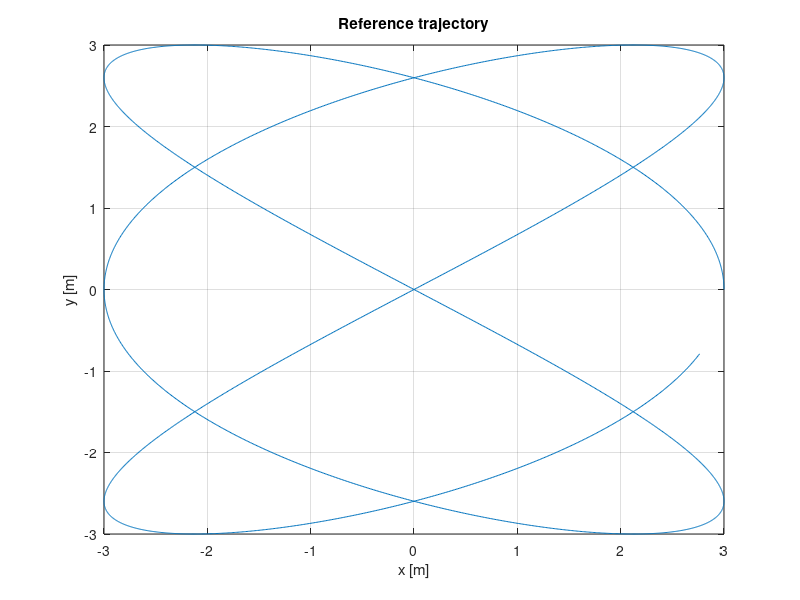
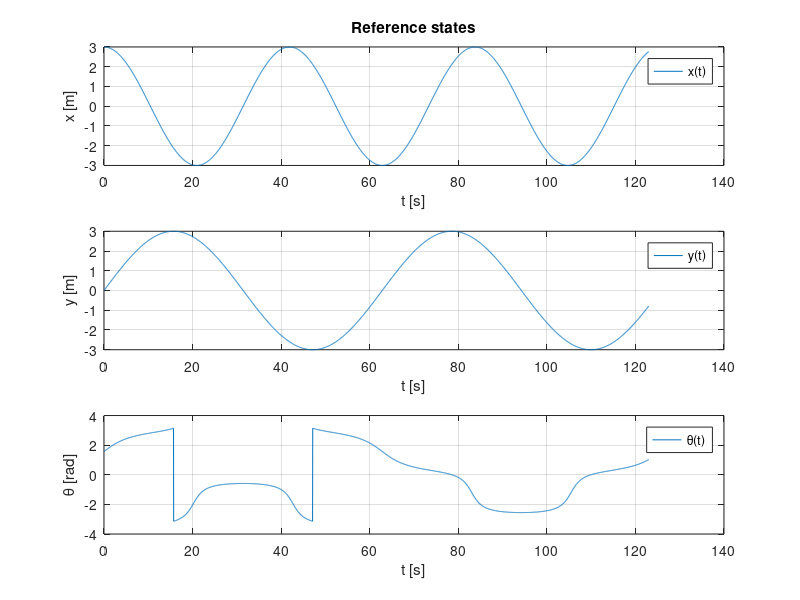
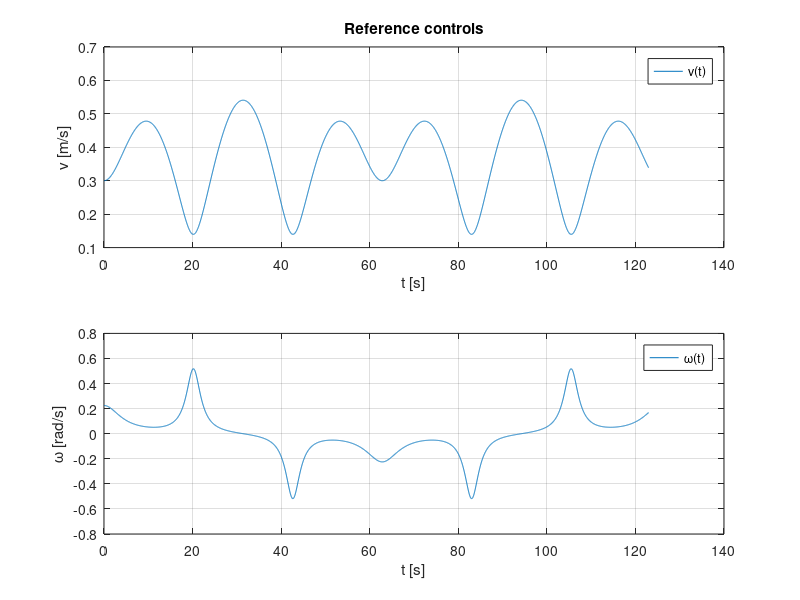

These charts were generated, in order, by the following MATLAB code:
clear
close all
clc

%%%%%%%%%%%%%%%%%%%%%%%%%%%%%%%%%%%%%%%%%%%%%%%%%%%%%%%%%%%%%%%%%%%%%%%%%%%
%                                                                         %
% Generates the reference trajectory and reference inputs for a unicycle  %
% robot through analytical derivation.                                    %
%                                                                         %
%%%%%%%%%%%%%%%%%%%%%%%%%%%%%%%%%%%%%%%%%%%%%%%%%%%%%%%%%%%%%%%%%%%%%%%%%%%


%% Data and parameters

% Choose reference trajectory (2 or 3)

choose=2;

% Define desired trajectory

if choose==2
    % Traj 2
    a=0.15;
    b=1.5;
    traj=@(t) 3*[cos(a*t); sin(a/b*t)];                    % (x_ref(t),y_ref(t))

    trajp=@(t) 3*[-a*sin(a*t); a/b*cos(a/b*t)];            % (xp_ref(t),yp_ref(t))
    trajpp=@(t) 3*[-a^2*cos(a*t); -(a/b)^2*sin(a/b*t)];    % (xpp_ref(t),ypp_ref(t))
else
    % Traj 3
    traj=@(t) 3*[cos(0.1*t); sin(0.2*t)];                  % (x_ref(t),y_ref(t))

    trajp=@(t) 3*[-0.1*sin(0.1*t); 0.2*cos(0.2*t)];        % (xp_ref(t),yp_ref(t))
    trajpp=@(t) 3*[-0.1^2*cos(0.1*t); -0.2^2*sin(0.2*t)];  % (xpp_ref(t),ypp_ref(t))
end

% Define time parameters

if choose==2
    tf=123;     % final time (time to percur the trajectory)
    dt=1/30;    % discretisation time resolution (for traj 2)
else
    tf=10;      % final time (time to percur the trajectory)
    dt=1/30;    % discretisation time resolution (for traj 3)
end

tvect=0:dt:tf;          % vector time
N_ref=length(tvect)-1;  % referemce timesteps

%% Compute reference trajectory and corresponding theta and inputs

x_ref=zeros(N_ref+1,3);
u_ref=zeros(N_ref,2);
trajp_ref=zeros(N_ref+1,2);
trajpp_ref=zeros(N_ref+1,2);
for k=1:N_ref+1

    % Current time 
    t=tvect(k);

    % Compute everything
    x_ref(k,1:2)=traj(t)';
    trajp_ref(k,:)=trajp(t)';
    trajpp_ref(k,:)=trajpp(t)';

    theta_ref=atan2(trajp_ref(k,2),trajp_ref(k,1));
    x_ref(k,3)=theta_ref;

    if k<=N_ref
        u_ref(k,1)=sqrt(trajp_ref(k,1)^2+trajp_ref(k,2)^2);
        u_ref(k,2)=(trajp_ref(k,1)*trajpp_ref(k,2)-trajp_ref(k,2)*trajpp_ref(k,1))/(trajp_ref(k,1)^2+trajp_ref(k,2)^2);
    end

end

%% Save data

ref.x_ref=x_ref;
ref.u_ref=u_ref;
ref.trajp_ref=trajp_ref;
ref.trajpp_ref=trajpp_ref;
ref.t_ref=tvect;
if choose==2
    save('ref_data2.mat','ref')
else
    save('ref_data3.mat','ref')
end

%% Plots to visualise

% 2D trajectory

figure
plot(x_ref(:,1),x_ref(:,2))
grid on; box on
xlabel('x [m]')
ylabel('y [m]')
title('Reference trajectory')

% State evolution

figure

subplot(311)
plot(tvect,x_ref(:,1))
grid on; box on
xlabel('t [s]')
ylabel('x [m]')
legend('x(t)')
title('Reference states')

subplot(312)
plot(tvect,x_ref(:,2))
grid on; box on
xlabel('t [s]')
ylabel('y [m]')
legend('y(t)')

subplot(313)
plot(tvect,x_ref(:,3))
grid on; box on
xlabel('t [s]')
ylabel('\theta [rad]')
legend('\theta(t)')

% Input evolution

figure

subplot(211)
plot(tvect(1:end-1),u_ref(:,1))
grid on; box on
xlabel('t [s]')
ylabel('v [m/s]')
legend('v(t)')
title('Reference controls')

subplot(212)
plot(tvect(1:end-1),u_ref(:,2))
grid on; box on
xlabel('t [s]')
ylabel('\omega [rad/s]')
legend('\omega(t)')